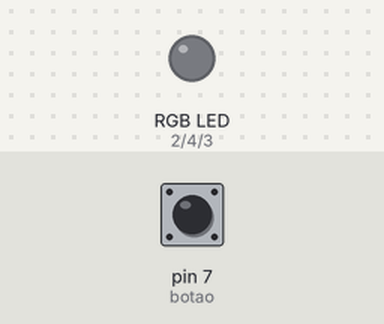
Recording of a sketch running on a simulated Arduino Uno, built with avr-gcc and run on an emulated ATmega328P. On the bench: an RGB LED mixed from three pins (HIGH = lit). The test bench sets the inputs (shaded band); at power-on: pin 7 (botao) LOW.

Above: at 1.2 s.
1.3 s: pin 7 (botao) pulled HIGH for 0.15 s
At 1.8 s:
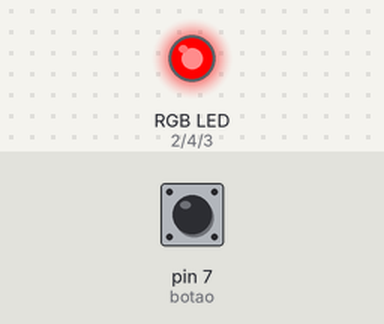
2.9 s: pin 7 (botao) pulled HIGH for 1 s
At 4.2 s:
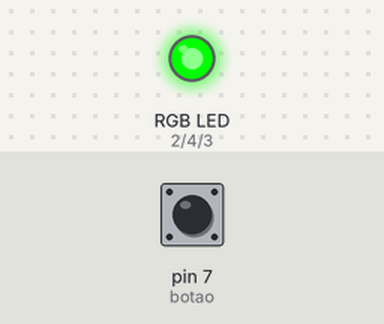
5.4 s: pin 7 (botao) pulled HIGH for 0.15 s
At 6.1 s:
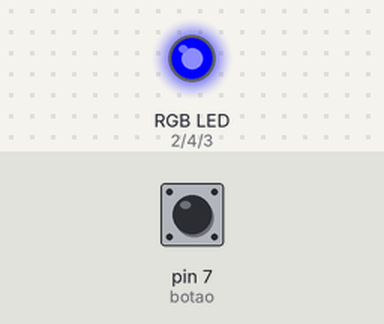
7.0 s: pin 7 (botao) pulled HIGH for 3.2 s
At 11.4 s:
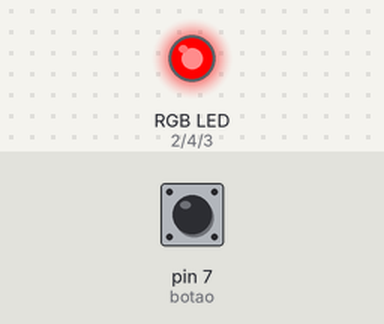
Timing chart, 0 to 12.7 s (numbered marks = the images above; inputs shaded):
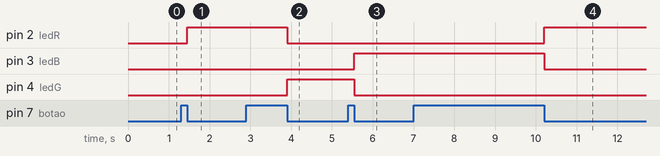

Measured:
- after the input at 1.3 s, pin 2 (ledR): LOW → HIGH after 0.15 s
- after the input at 2.9 s, pin 2 (ledR): HIGH → LOW after 1.0 s; pin 4 (ledG): LOW → HIGH after 1.0 s
- after the input at 5.4 s, pin 3 (ledB): LOW → HIGH after 0.15 s; pin 4 (ledG): HIGH → LOW after 0.15 s
- after the input at 7.0 s, pin 2 (ledR): LOW → HIGH after 3.2 s; pin 3 (ledB): HIGH → LOW after 3.2 s

The sketch:

led_Rgb.ino
```cpp
#define ledR 2
#define ledG 4
#define ledB 3
#define botao 7
#define maximo 3

int btnclicado = 0;
int btnliberado = 1;
int ciclo = 0;

void vermelho() {
  digitalWrite(ledR, HIGH);
  digitalWrite(ledG, LOW);
  digitalWrite(ledB, LOW);
}

void verde() {
  digitalWrite(ledR, LOW);
  digitalWrite(ledG, HIGH);
  digitalWrite(ledB, LOW);
}

void azul() {
  digitalWrite(ledR, LOW);
  digitalWrite(ledG, LOW);
  digitalWrite(ledB, HIGH);
}


void trocaLed() {
  if (ciclo == 0) {
    vermelho();
  } else if (ciclo == 1) {
    verde();
  } else if (ciclo == 2) {
    azul();
  }

  ciclo++;

  if (ciclo > maximo - 1) {
    ciclo = 0;
  }
}

void verificaBtn() {
  if (digitalRead(botao) == HIGH) {
    btnclicado = 1;
    btnliberado = 0;
  } else {
    btnliberado = 1;
  }


  if (btnclicado == 1 && btnliberado == 1) {
    btnclicado = 0;
    btnliberado = 0;
    trocaLed();
    delay(30);
  }
}

void setup() {
  pinMode(ledR, OUTPUT);
  pinMode(ledG, OUTPUT);
  pinMode(ledB, OUTPUT);
  pinMode(botao, INPUT);


}

void loop() {
  verificaBtn();
}
```
